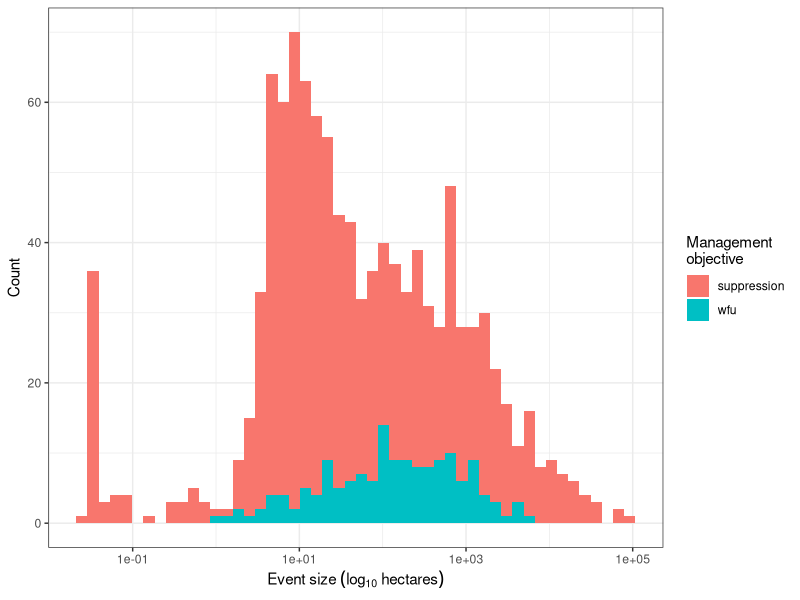
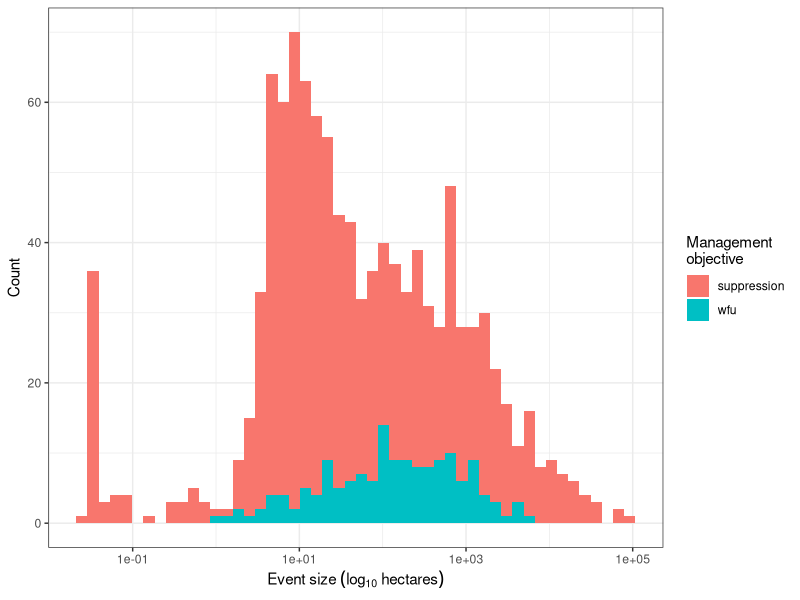

Reproduce these figures in R, in order.
# Purpose: generate a histogram of the fire size distribution grouped
# by management objective

# Load libraries
library(tidyverse)
library(sf)

# Read metadata file
md <- read_csv("data/data_raw/wildfire-severity_sierra-nevada-ca-usa_ypmc_1984-2017_fire-metadata.csv")

# Add labels in place of numeric categories for objective
md <-
  md %>% 
  dplyr::mutate(objective = ifelse(objective == 1, yes = "suppression", no = "wfu"))

# Quck summary
md %>% 
  group_by(objective) %>% 
  summarize(n = n(), 
            mean_area = mean(area_ha),
            min_area = min(area_ha), 
            max_area = max(area_ha))

ggplot(md %>% filter(!is.na(objective)), aes(x = area_ha, fill = as.factor(objective))) +
  geom_histogram(bins = 50) +
  scale_x_log10() +
  theme_bw() +
  labs(x = expression(Event ~ size ~ (log[10] ~ hectares)), 
       y = "Count",
       fill = "Management\nobjective")


ggsave("figures/fire-size-histogram-by-management-objective.pdf")
